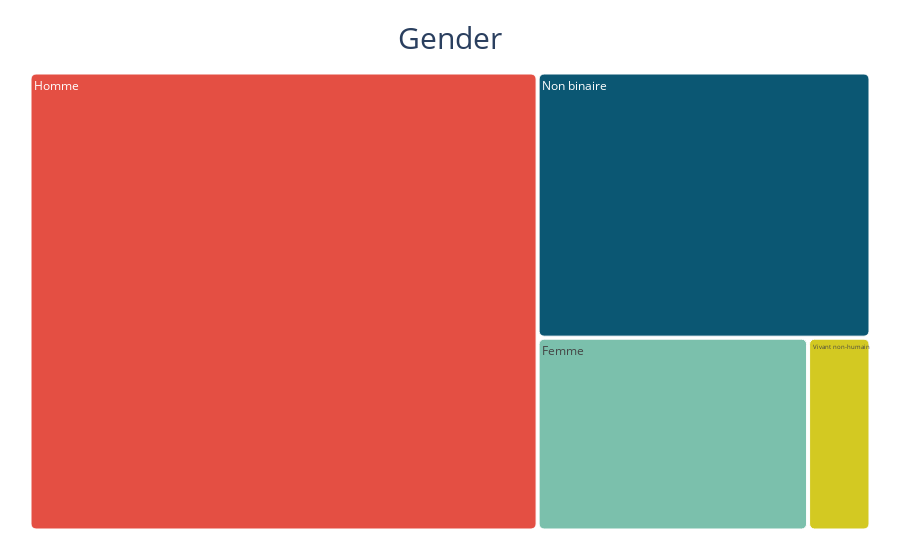

Notebook code for this chart:
### Code cell
import plotly.express as px

fig = px.treemap(data, path=["Gender"],
                 title="Gender", color_discrete_sequence=["#e44f43","#0b5773","#7bc0ac","#d3c922"]
                 )
fig.update_traces(marker=dict(cornerradius=5))

fig.update_layout(
    margin = dict(t=50, l=25, r=25, b=25),
    title_font=dict(size=30),
    title_x=0.5, title_y=0.95
)
#mettre en commenteire pour voir les infos comme "count" en hover
fig.data[0].hovertemplate='<b></b>%{label}'

fig.show()

### Figure 1 — Plotly figure (JSON) as saved in the notebook; plotly's stock layout.template omitted (floating-point values rounded to 4 significant figures)
{"data": [{"branchvalues": "total", "domain": {"x": [0, 1], "y": [0, 1]}, "hovertemplate": "<b></b>%{label}", "ids": ["Femme", "Homme", "Non binaire", "Vivant non-humain"], "labels": ["Femme", "Homme", "Non binaire", "Vivant non-humain"], "marker": {"cornerradius": 5}, "name": "", "parents": ["", "", "", ""], "type": "treemap", "values": [13, 58, 22, 3]}], "layout": {"legend": {"tracegroupgap": 0}, "margin": {"b": 25, "l": 25, "r": 25, "t": 50}, "title": {"font": {"size": 30}, "text": "Gender", "x": 0.5, "y": 0.95}, "treemapcolorway": ["#e44f43", "#0b5773", "#7bc0ac", "#d3c922"]}}
